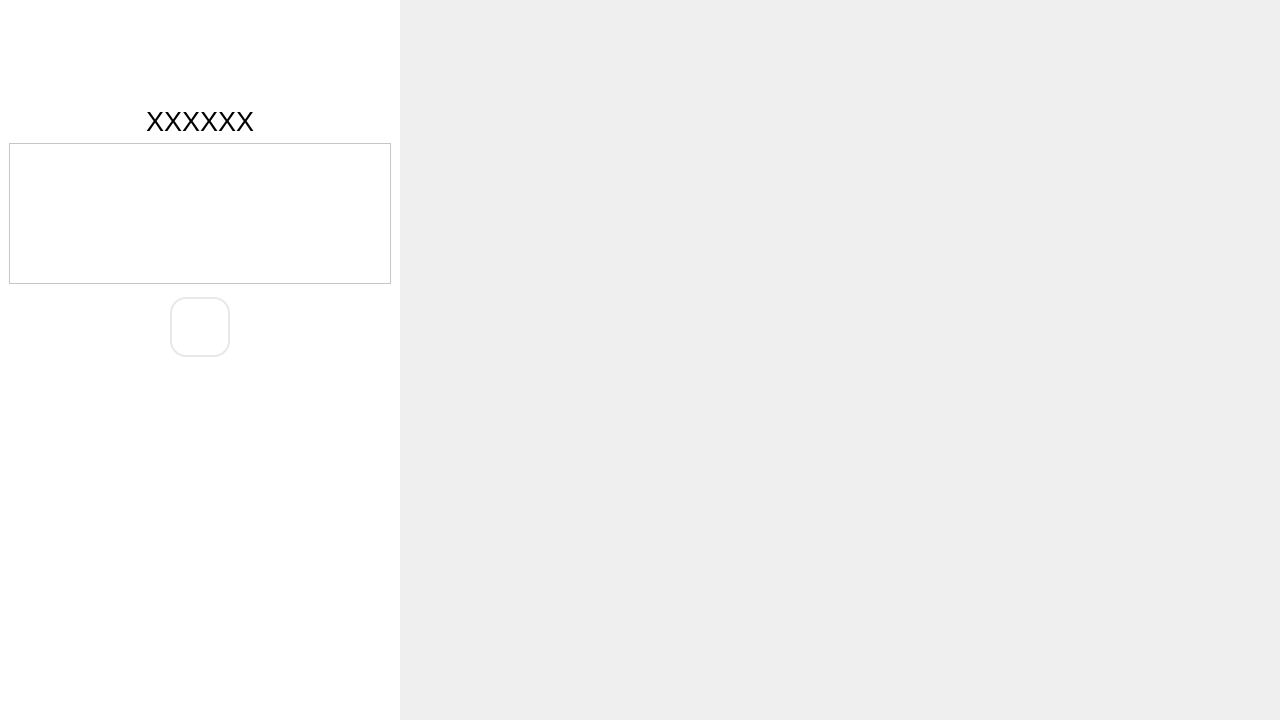
<?xml version="1.0" encoding="UTF-8"?>
<ui version="4.0">
    <class>MainWindow</class>
    <widget class="QMainWindow" name="MainWindow">
        <property name="geometry">
            <rect>
                <x>0</x>
                <y>0</y>
                <width>1280</width>
                <height>720</height>
            </rect>
        </property>
        <property name="minimumSize">
            <size>
                <width>1280</width>
                <height>720</height>
            </size>
        </property>
        <property name="maximumSize">
            <size>
                <width>1280</width>
                <height>720</height>
            </size>
        </property>
        <property name="windowTitle">
            <string>MainWindow</string>
        </property>
        <widget class="QWidget" name="centralwidget">
            <layout class="QHBoxLayout" name="horizontalLayout_5">
                <property name="spacing">
                    <number>0</number>
                </property>
                <property name="leftMargin">
                    <number>0</number>
                </property>
                <property name="topMargin">
                    <number>0</number>
                </property>
                <property name="rightMargin">
                    <number>0</number>
                </property>
                <property name="bottomMargin">
                    <number>0</number>
                </property>
                <item>
                    <widget class="QWidget" name="widget" native="true">
                        <property name="minimumSize">
                            <size>
                                <width>400</width>
                                <height>720</height>
                            </size>
                        </property>
                        <property name="maximumSize">
                            <size>
                                <width>400</width>
                                <height>720</height>
                            </size>
                        </property>
                        <property name="styleSheet">
                            <string notr="true">background-color: rgb(255, 255, 255);</string>
                        </property>
                        <layout class="QVBoxLayout" name="verticalLayout_2">
                            <item>
                                <layout class="QVBoxLayout" name="verticalLayout">
                                    <item>
                                        <layout class="QHBoxLayout" name="horizontalLayout_2">
                                            <item>
                                                <spacer name="horizontalSpacer">
                                                    <property name="orientation">
                                                        <enum>Qt::Horizontal</enum>
                                                    </property>
                                                    <property name="sizeHint" stdset="0">
                                                        <size>
                                                            <width>40</width>
                                                            <height>20</height>
                                                        </size>
                                                    </property>
                                                </spacer>
                                            </item>
                                            <item>
                                                <widget class="QLabel" name="label_2">
                                                    <property name="minimumSize">
                                                        <size>
                                                            <width>131</width>
                                                            <height>81</height>
                                                        </size>
                                                    </property>
                                                    <property name="maximumSize">
                                                        <size>
                                                            <width>131</width>
                                                            <height>81</height>
                                                        </size>
                                                    </property>
                                                    <property name="styleSheet">
                                                        <string notr="true"/>
                                                    </property>
                                                    <property name="text">
                                                        <string/>
                                                    </property>
                                                </widget>
                                            </item>
                                            <item>
                                                <spacer name="horizontalSpacer_2">
                                                    <property name="orientation">
                                                        <enum>Qt::Horizontal</enum>
                                                    </property>
                                                    <property name="sizeHint" stdset="0">
                                                        <size>
                                                            <width>40</width>
                                                            <height>20</height>
                                                        </size>
                                                    </property>
                                                </spacer>
                                            </item>
                                        </layout>
                                    </item>
                                    <item>
                                        <spacer name="verticalSpacer_6">
                                            <property name="orientation">
                                                <enum>Qt::Vertical</enum>
                                            </property>
                                            <property name="sizeType">
                                                <enum>QSizePolicy::Preferred</enum>
                                            </property>
                                            <property name="sizeHint" stdset="0">
                                                <size>
                                                    <width>20</width>
                                                    <height>10</height>
                                                </size>
                                            </property>
                                        </spacer>
                                    </item>
                                    <item>
                                        <widget class="QLabel" name="label">
                                            <property name="font">
                                                <font>
                                                    <pointsize>20</pointsize>
                                                </font>
                                            </property>
                                            <property name="text">
                                                <string>XXXXXX</string>
                                            </property>
                                            <property name="alignment">
                                                <set>Qt::AlignCenter</set>
                                            </property>
                                        </widget>
                                    </item>
                                    <item>
                                        <widget class="QFrame" name="frame">
                                            <property name="minimumSize">
                                                <size>
                                                    <width>0</width>
                                                    <height>141</height>
                                                </size>
                                            </property>
                                            <property name="maximumSize">
                                                <size>
                                                    <width>16777215</width>
                                                    <height>141</height>
                                                </size>
                                            </property>
                                            <property name="layoutDirection">
                                                <enum>Qt::LeftToRight</enum>
                                            </property>
                                            <property name="autoFillBackground">
                                                <bool>false</bool>
                                            </property>
                                            <property name="frameShape">
                                                <enum>QFrame::StyledPanel</enum>
                                            </property>
                                            <property name="frameShadow">
                                                <enum>QFrame::Raised</enum>
                                            </property>
                                            <layout class="QVBoxLayout" name="verticalLayout_7">
                                                <item>
                                                    <layout class="QVBoxLayout" name="verticalLayout_8">
                                                        <property name="spacing">
                                                            <number>12</number>
                                                        </property>
                                                        <item>
                                                            <layout class="QHBoxLayout" name="userContainer"/>
                                                        </item>
                                                        <item>
                                                            <layout class="QHBoxLayout" name="pwdContainer"/>
                                                        </item>
                                                    </layout>
                                                </item>
                                            </layout>
                                        </widget>
                                    </item>
                                    <item>
                                        <spacer name="verticalSpacer_5">
                                            <property name="orientation">
                                                <enum>Qt::Vertical</enum>
                                            </property>
                                            <property name="sizeType">
                                                <enum>QSizePolicy::Expanding</enum>
                                            </property>
                                        </spacer>
                                    </item>
                                    <item>
                                        <layout class="QHBoxLayout" name="horizontalLayout_4">
                                            <item>
                                                <widget class="QPushButton" name="pushButton">
                                                    <property name="minimumSize">
                                                        <size>
                                                            <width>60</width>
                                                            <height>60</height>
                                                        </size>
                                                    </property>
                                                    <property name="maximumSize">
                                                        <size>
                                                            <width>60</width>
                                                            <height>60</height>
                                                        </size>
                                                    </property>
                                                    <property name="styleSheet">
                                                        <string notr="true">background-color: transparent;
                                                            border-radius:16px;
                                                            border:2px solid rgb(232,232,232);
                                                        </string>
                                                    </property>
                                                    <property name="text">
                                                        <string/>
                                                    </property>
                                                    <property name="icon">
                                                        <iconset>
                                                            <normaloff>resource/_login.svg</normaloff>
                                                            resource/_login.svg
                                                        </iconset>
                                                    </property>
                                                    <property name="iconSize">
                                                        <size>
                                                            <width>28</width>
                                                            <height>28</height>
                                                        </size>
                                                    </property>
                                                </widget>
                                            </item>
                                        </layout>
                                    </item>
                                    <item>
                                        <spacer name="verticalSpacer">
                                            <property name="orientation">
                                                <enum>Qt::Vertical</enum>
                                            </property>
                                            <property name="sizeHint" stdset="0">
                                                <size>
                                                    <width>20</width>
                                                    <height>40</height>
                                                </size>
                                            </property>
                                        </spacer>
                                    </item>
                                </layout>
                            </item>
                        </layout>
                    </widget>
                </item>
                <item>
                    <widget class="QLabel" name="bk">
                        <property name="text">
                            <string/>
                        </property>
                    </widget>
                </item>
            </layout>
        </widget>
    </widget>
    <resources>
        <include location="res.qrc"/>
    </resources>
    <connections/>
</ui>
